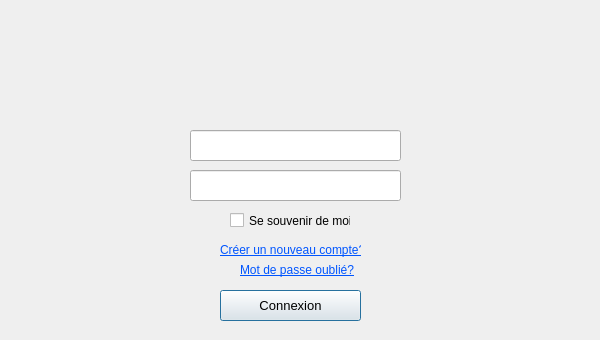
<?xml version="1.0" encoding="UTF-8"?>
<ui version="4.0">
 <class>login</class>
 <widget class="QDialog" name="login">
  <property name="geometry">
   <rect>
    <x>0</x>
    <y>0</y>
    <width>600</width>
    <height>340</height>
   </rect>
  </property>
  <property name="windowTitle">
   <string>Dialog</string>
  </property>
  <widget class="QLineEdit" name="LEidentifiant">
   <property name="geometry">
    <rect>
     <x>190</x>
     <y>130</y>
     <width>211</width>
     <height>31</height>
    </rect>
   </property>
   <property name="font">
    <font>
     <pointsize>11</pointsize>
    </font>
   </property>
   <property name="toolTip">
    <string>&lt;html&gt;&lt;head/&gt;&lt;body&gt;&lt;p&gt;Identifiant&lt;/p&gt;&lt;/body&gt;&lt;/html&gt;</string>
   </property>
   <property name="whatsThis">
    <string>&lt;html&gt;&lt;head/&gt;&lt;body&gt;&lt;p&gt;&lt;br/&gt;&lt;/p&gt;&lt;/body&gt;&lt;/html&gt;</string>
   </property>
   <property name="text">
    <string/>
   </property>
   <property name="alignment">
    <set>Qt::AlignCenter</set>
   </property>
  </widget>
  <widget class="QLabel" name="label_pix">
   <property name="geometry">
    <rect>
     <x>0</x>
     <y>0</y>
     <width>600</width>
     <height>340</height>
    </rect>
   </property>
   <property name="minimumSize">
    <size>
     <width>600</width>
     <height>340</height>
    </size>
   </property>
   <property name="maximumSize">
    <size>
     <width>600</width>
     <height>340</height>
    </size>
   </property>
   <property name="text">
    <string/>
   </property>
  </widget>
  <widget class="QLabel" name="label">
   <property name="geometry">
    <rect>
     <x>240</x>
     <y>260</y>
     <width>121</width>
     <height>20</height>
    </rect>
   </property>
   <property name="text">
    <string>&lt;html&gt;&lt;head/&gt;&lt;body&gt;&lt;p&gt;&lt;span style=&quot; text-decoration: underline; color:#0055ff;&quot;&gt;Mot de passe oublié?&lt;/span&gt;&lt;/p&gt;&lt;/body&gt;&lt;/html&gt;</string>
   </property>
  </widget>
  <widget class="QLabel" name="label_Login_img1">
   <property name="geometry">
    <rect>
     <x>240</x>
     <y>20</y>
     <width>100</width>
     <height>100</height>
    </rect>
   </property>
   <property name="text">
    <string/>
   </property>
  </widget>
  <widget class="QCheckBox" name="checkBox_ssdm">
   <property name="geometry">
    <rect>
     <x>230</x>
     <y>210</y>
     <width>121</width>
     <height>21</height>
    </rect>
   </property>
   <property name="text">
    <string>Se souvenir de moi</string>
   </property>
  </widget>
  <widget class="QPushButton" name="PBconnexion">
   <property name="geometry">
    <rect>
     <x>220</x>
     <y>290</y>
     <width>141</width>
     <height>31</height>
    </rect>
   </property>
   <property name="font">
    <font>
     <pointsize>10</pointsize>
    </font>
   </property>
   <property name="text">
    <string>Connexion</string>
   </property>
  </widget>
  <widget class="QLineEdit" name="LEmotdepasse">
   <property name="geometry">
    <rect>
     <x>190</x>
     <y>170</y>
     <width>211</width>
     <height>31</height>
    </rect>
   </property>
   <property name="font">
    <font>
     <pointsize>11</pointsize>
    </font>
   </property>
   <property name="toolTip">
    <string>&lt;html&gt;&lt;head/&gt;&lt;body&gt;&lt;p&gt;Mot de passe&lt;/p&gt;&lt;/body&gt;&lt;/html&gt;</string>
   </property>
   <property name="inputMethodHints">
    <set>Qt::ImhHiddenText|Qt::ImhNoAutoUppercase|Qt::ImhNoPredictiveText|Qt::ImhSensitiveData</set>
   </property>
   <property name="text">
    <string/>
   </property>
   <property name="echoMode">
    <enum>QLineEdit::Password</enum>
   </property>
   <property name="alignment">
    <set>Qt::AlignCenter</set>
   </property>
  </widget>
  <widget class="QLabel" name="label_cunc">
   <property name="geometry">
    <rect>
     <x>220</x>
     <y>240</y>
     <width>141</width>
     <height>20</height>
    </rect>
   </property>
   <property name="text">
    <string>&lt;html&gt;&lt;head/&gt;&lt;body&gt;&lt;p&gt;&lt;span style=&quot; text-decoration: underline; color:#0055ff;&quot;&gt;Créer un nouveau compte?&lt;/span&gt;&lt;/p&gt;&lt;/body&gt;&lt;/html&gt;</string>
   </property>
  </widget>
  <zorder>label_pix</zorder>
  <zorder>LEidentifiant</zorder>
  <zorder>label</zorder>
  <zorder>label_Login_img1</zorder>
  <zorder>checkBox_ssdm</zorder>
  <zorder>PBconnexion</zorder>
  <zorder>LEmotdepasse</zorder>
  <zorder>label_cunc</zorder>
 </widget>
 <resources/>
 <connections/>
</ui>
